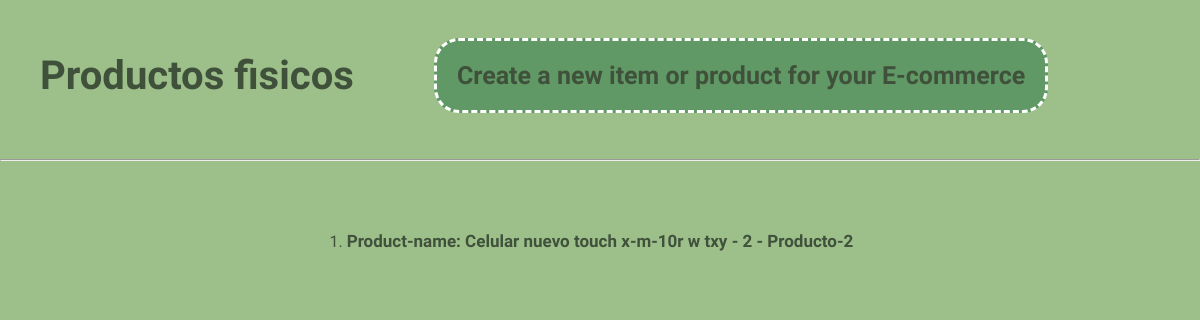
The page /my-products/ (signed in) on the database as committed earlier.
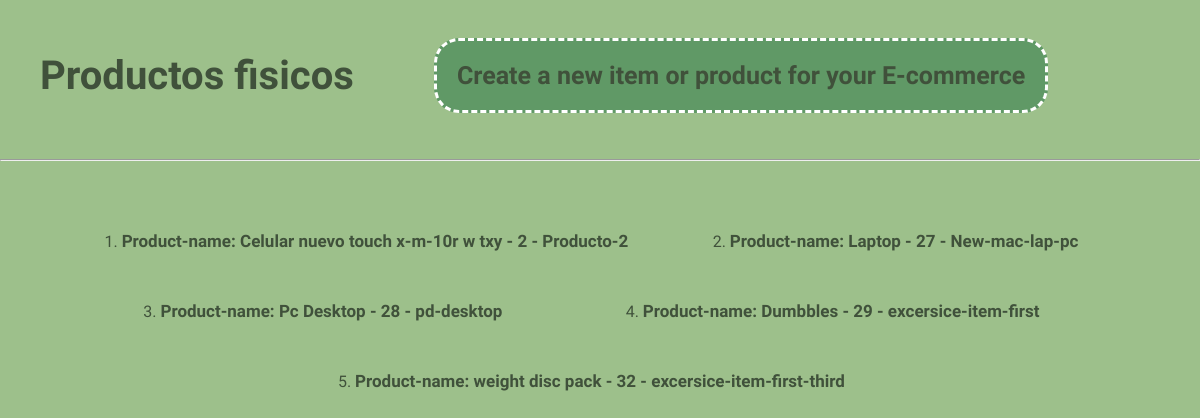
The same page on the database as committed later.
### model_products/models.py (models this page shows, shortened)
class Product(models.Model):
    user = models.ForeignKey(User, blank=True, null=True, on_delete=models.SET_NULL)
    title = models.CharField(max_length=60)
    slug = models.SlugField(unique=True)
    color = ColorField(default='#FF0000')
    created = models.DateTimeField(auto_now_add=True)
    def __str__(self):
        return self.title

### model_products/views.py (the view)
# urls.py: path('my-products/',ProtectedListView.as_view()),
class ProtectedListView(LoginRequiredMixin,TemplateTitleMixin,ListView):
    model = Product
    title = 'Productos fisicos'
    template_name = 'pages/products.html'
    def get_queryset(self):
        return Product.objects.filter(user=self.request.user)

### model_products/mixins.py (called while the page is built)
    def get_context_data(self,*args,**kwargs):
        context = super().get_context_data(*args,**kwargs)
        context['title'] = self.get_title()
        print(context)
        return context

    def get_title(self):
        return self.title

### model_products/templates/pages/products.html (shortened to what this page needs)
{% load static %}
<!DOCTYPE html>
<html lang="en">
<head>
    <link rel='stylesheet' href="{% static 'dear_app/list.css' %}">
</head>
<body>
    <div>
        {% if title %}
            <h1>{{ title }}</h1>
        {% endif %}
        <a href='/creating_products/'>Create a new item or product for your E-commerce</a>
    </div>
    <hr>
    <ol>
        {% for object in object_list %}
            <li>
                <a href='/update/{{object.slug}}/'>Product-name: {{object.title}} - {{object.id}} - {{object.slug}}</a>
            </li>
        {% endfor %}
    </ol>
</body>
</html>

### dear_app/static/dear_app/list.css (style rules this page uses)
:root { --first: 25px; }
*,*:before,*:after { box-sizing: border-box; }
body,html { height: 3500px; }
body { padding: 0; margin: 0; font-family: 'REM', sans-serif; background-color: rgb(157, 192, 139); color: rgb(64, 81, 59); }
div { font-size: 20px; display: flex; flex-direction: row; gap: 80px; padding: var(--first) 40px; align-items: center; }
div a,input { text-decoration: none; font-size: var(--first); padding: 15px; border-radius: 25px; font-weight: bold; }
div a { background-color: rgb(96, 153, 102); border: dashed white 3px; padding: 20px; }
ol { margin: 30px; display: flex; flex-flow: row wrap; gap: 50px; justify-content: space-evenly; padding: 40px; }
a { text-decoration: none; font-weight: bold; font-size: 17px; color: rgb(64, 81, 59); }

Rows that differ between the two databases and show on the page:
added Product: title "Laptop", id "27", slug "New-mac-lap-pc"
added Product: title "Pc Desktop", id "28", slug "pd-desktop"
added Product: title "Dumbbles", id "29", slug "excersice-item-first"
added Product: title "weight disc pack", id "32", slug "excersice-item-first-third"
